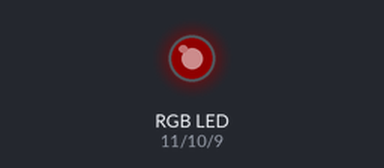
Simulated run of this sketch. Board: Arduino Uno, built with avr-gcc and run on an emulated ATmega328P. Parts: an RGB LED mixed from three pins (HIGH = lit). Dim RGB values are drawn brighter than linear.

Above: at 0.15 s.
At 4.65 s:
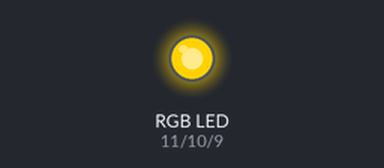
At 9.46 s:
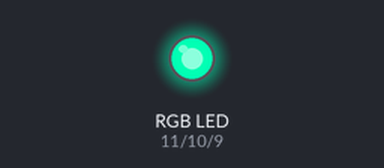
At 18.77 s:
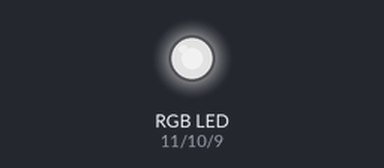
At 29.29 s:
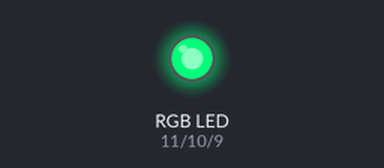
At 39.8 s:
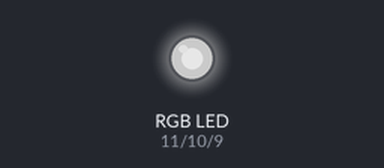
Timing chart, 0 to 40.0 s (numbered marks = the images above):
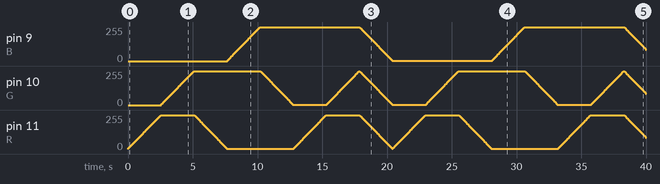

The sketch:

rgb_loop.ino
```cpp
#define R 11
#define G 10
#define B 9
String red,green,blue,a,b,c;
int i;
void setup()
{
  Serial.begin(9600);
  pinMode(R , OUTPUT);
  pinMode(G , OUTPUT);
  pinMode(B , OUTPUT);
}
void loop()
{
  //1
  for(i=1;i<256;i++)
  {
    analogWrite(R,i);
    delay(10);
  }
  //2
  for(i=1;i<256;i++)
  {
    analogWrite(G,i);
    delay(10);
  }
  //3
   for(i=255;i>0;i--)
  {
    analogWrite(R,i);
    delay(10);
  }
  //4
   for(i=1;i<256;i++)
  {
    analogWrite(B,i);
    delay(10);
  }
  //5
   for(i=255;i>0;i--)
  {
    analogWrite(G,i);
    delay(10);
  }
  //6
   for(i=1;i<256;i++)
  {
    analogWrite(R,i);
    delay(10);
  }
  //7
   for(i=1;i<256;i++)
  {
    analogWrite(G,i);
    delay(10);
  }
  //8
   for(i=255;i>0;i--)
  {
    analogWrite(R,i);
    analogWrite(G,i);
    analogWrite(B,i);
    delay(10);
  }


}
```
